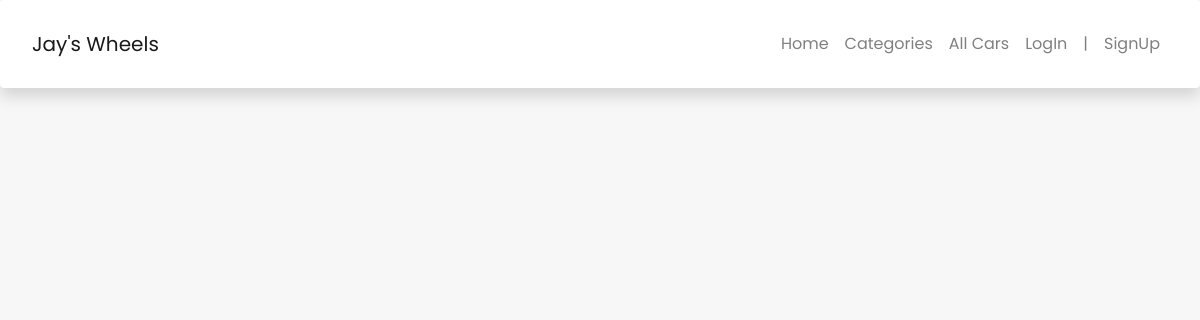
Page /cars/ on the earlier database version.
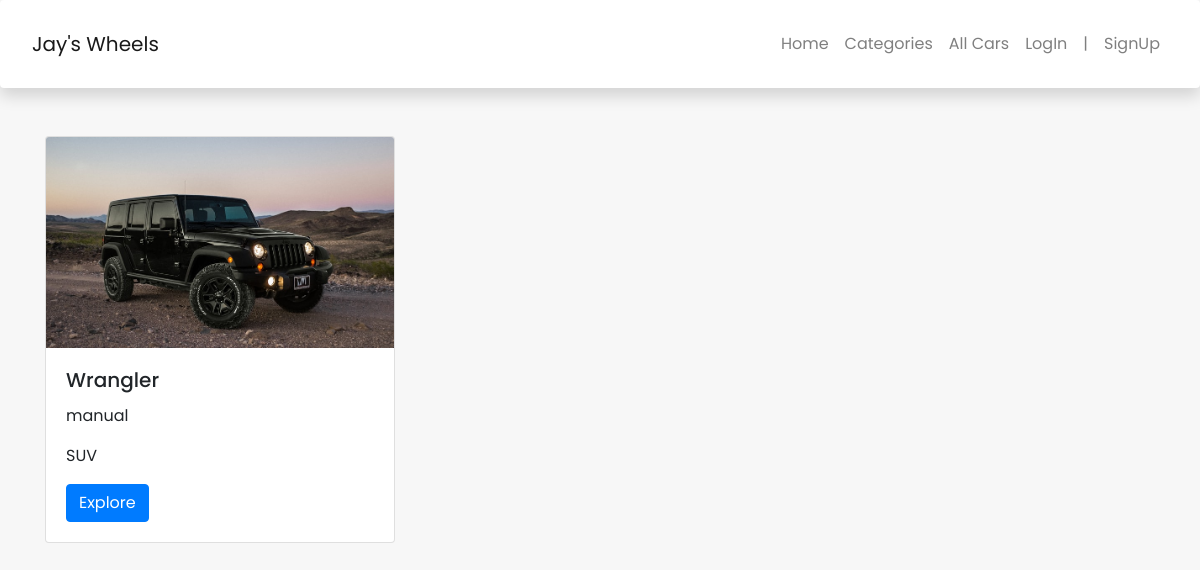
Same page on the later database version.
### cars/models.py (models this page shows, shortened)
class Car(models.Model):
    image = models.ImageField(upload_to='images/cars/')
    make = models.CharField(null=False, blank=False, max_length=30)
    model = models.CharField(null=False, blank=False, max_length=30)
    year = models.IntegerField(null=False, blank=False)
    transmission = models.CharField(null=False, blank=False, max_length=30)
    category = models.ForeignKey(Category, on_delete=models.CASCADE)

### categories/models.py (models this page shows, shortened)
class Category(models.Model):
    name = models.CharField(null=False, blank=False, max_length=20)
    description = models.TextField(null=False, blank=False, max_length=120)
    image = models.ImageField(upload_to='images/')
    def __str__(self):
        return self.name

### cars/views.py (the view)
# urls.py: path('cars/', CarListView.as_view(), name='car_list'),
class CarListView(ListView):
    model = Car
    template_name = 'car_list.html'

### templates/car_list.html
{% extends 'base.html' %}
{% block content %}
<section>
    <div class="container">
        <div class="row">
            {% for car in object_list %}
            <div class="col col-sm-4">
                <div class="card">
                    <img src="{{ car.image.url }}" class="card-img-top" alt="..." />
                    <div class="card-body" ">
                      <h5 class="card-title">{{ car.model }}</h5>
                      <p class="card-text">{{ car.transmission }}</p>
                      <p class="card-text">{{ car.category }}</p>
                      <a href="{% url 'car_detail' car.id %}" class="btn btn-primary">Explore</a>
                    </div>
                </div>
            </div>
            {% endfor %}
        </div>
    </div>
</section>
{% endblock  %}

Differences in the rows shown:
added Car: image (picture), model "Wrangler", transmission "manual", category "SUV"
